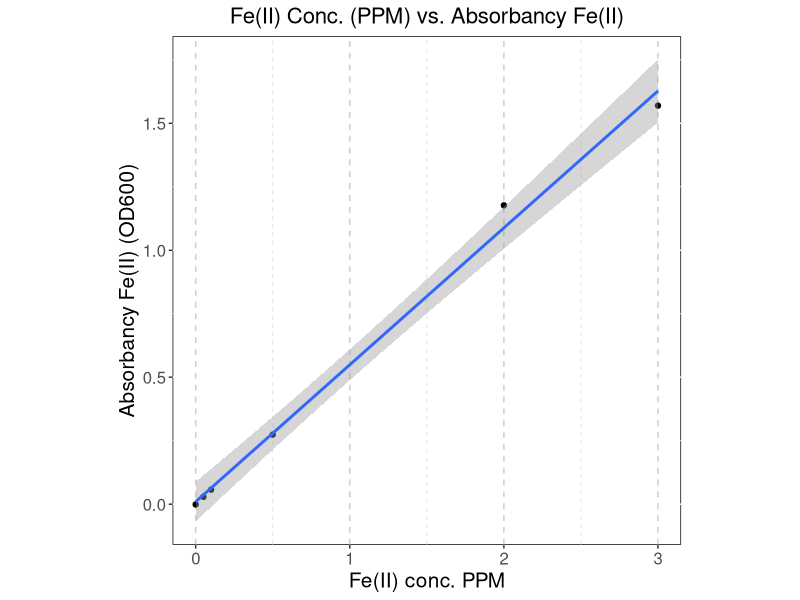
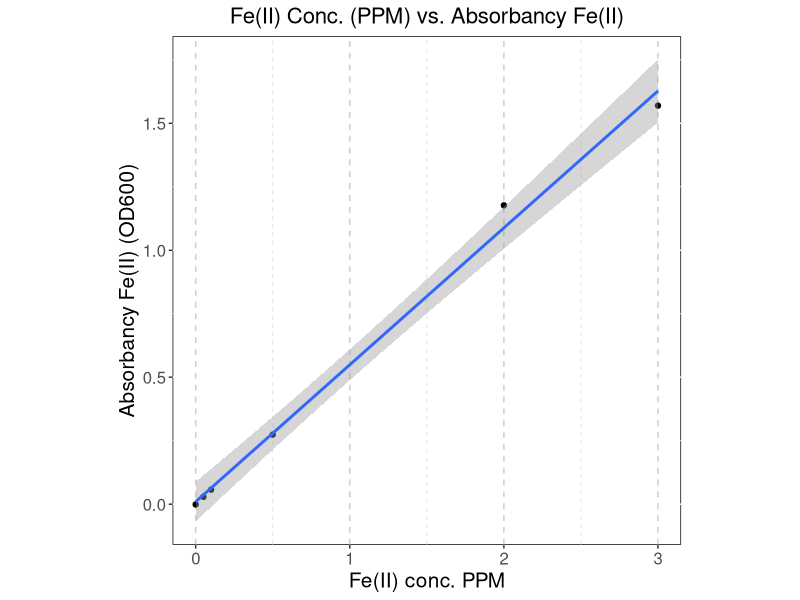

Recreate these plots in R, in order.
#RSCIPT FOR PLATEREADER DATA ANALYSIS - FERROZINE ASSAY
# Will need to base script off of the way the Excel file is formated
# when it comes off of the plate reader

# 1. Write code for standard curve
# 2. Reference Excelsheet from Plate reader
# 3. Figure out how to assign data to specific dataset >> This may need adjusted each time
# 4. Calculation Fe3+ (Total detectable iron - Fe2+)
# 5. Convert to PPM based on Standard Curve
# 6. Average Data
# 7. Calculation standard deviation (SD)
# 8. Create bar graph for each time point PPM with SD
# 9. Create line graph for change over time PPM with SD
# 10. Calc t-test, 1-way ANOVA, 2-way ANOVA PPM
# 11. Calc Fe2+ / Total detectable
# 12. Calc Fe3+ / Total detectable
# 13. Create bar graph for each time point Fe2+/ Total detectable && Fe3+ / total detectable with SD
# 14. Create line graph for change over time for Fe2+ / Total detectable iron with SD
# 15. Create line graph for change over time for Fe3+ / Total detectable iron  with SD
# 16. Cal t-test, 1-way ANOVA, 2-way ANOVA for % Fe2+/Tot & Fe3+/Tot


# ?? When should I normalize my data? Should I normalize each day?
# Or should I only normalize day 0?


setwd("~/Documents/Duquesne/Trun Lab/Bioinformatics/R/Rscripts")
#same location as data file (excel file)


# library(ggpubr)
# install.packages("Hmisc")
# install.packages("broom")
# library(broom) 
# library(lattice)
# library(Hmisc)
# install.packages("ggpmisc")
# library(ggpmisc)
# 
# 
# library(dplyr)
# 
# library(growthcurver)
# library(purrr)
# library(matrixStats)
# library(reshape2)
# 
# library(ggpubr)
# library(broom) 
# library(lattice)
# library(Hmisc)
# library(ggpmisc)

library(readr) 
library(ggplot2)

EXP137 <- read_csv("AV-137-Ferrozine-RScript.csv", col_names = TRUE) #load in datafile. Skip 1st 17 rows. Column names listed
#Latin1 was added, as I was getting an error code later in the doc



#create standard curve to calculate y=mx+b so we can measure the OD readings at PPM

graph <- ggplot(EXP137, aes(x = EXP137$STD_Value, y = EXP137$Absorbancy_562nm)) +  
  geom_point()+

  labs(x = "Fe(II) conc. PPM", y = "Absorbancy Fe(II) (OD600)") +
  
  theme(panel.background = element_rect(fill = "white", colour = "black")) +
  theme(aspect.ratio = 1) +
  theme(
    panel.grid.major.x = element_line(color = "grey80", linetype = "dashed"),
    panel.grid.minor.x = element_line(colour = "grey85", linetype = "dashed"),
  ) +
  ggtitle("Fe(II) Conc. (PPM) vs. Absorbancy Fe(II)") +
  
  theme(plot.title = element_text(size = 16)) +
  theme(plot.title = element_text(hjust = .5)) +
  theme(axis.text = element_text(face = "plain", size = 12)) + 
  theme(axis.title = element_text(size = 15)) + 
  geom_smooth(method = "lm")

print(graph)  


# y = mx+b

# PPM = (OD-b)/m

#Would it be easier to pull the final numbers from excel into a more organized spreadsheet
#then use that spreadsheet to make these graphs? 



EXP137PPM <- read_csv("AV-137-Ferrozine-PPM-RScript.csv", col_names = TRUE) #load in datafile. Skip 1st 17 rows. Column names listed
#Latin1 was added, as I was getting an error code later in the doc

#take the mean for the replicates


Fe2_G33_Day0_Aug_Avg <- mean(EXP137PPM$`Fe2+_PPM_DAY0_S.B1_Aug_AV1-W_G#33`)
#beacuse I am missing values in this column, it will not give me an average
#will need to remove the "NA" and leave in blank

Fe2_G31_Day0_Aug_Avg <- mean(EXP137PPM$`Fe2+_PPM_DAY0_S.B1_Aug_AV1-W_G#31`)


#take the st dev for the replicates

graphPPM <- ggplot(EXP137PPM, aes(x = EXP137$STD_Value, y = EXP137$Absorbancy_562nm)) +  
  geom_point()+
  
  labs(x = "Fe(II) conc. PPM", y = "Absorbancy Fe(II) (OD600)") +
  
  theme(panel.background = element_rect(fill = "white", colour = "black")) +
  theme(aspect.ratio = 1) +
  theme(
    panel.grid.major.x = element_line(color = "grey80", linetype = "dashed"),
    panel.grid.minor.x = element_line(colour = "grey85", linetype = "dashed"),
  ) +
  ggtitle("Fe(II) Conc. (PPM) vs. Absorbancy Fe(II)") +
  
  theme(plot.title = element_text(size = 16)) +
  theme(plot.title = element_text(hjust = .5)) +
  theme(axis.text = element_text(face = "plain", size = 12)) + 
  theme(axis.title = element_text(size = 15)) + 
  geom_smooth(method = "lm")

print(graph)  


# Tex for subscripts and superscripts
# $u_{i}$ will give you a subscript
# $Fe^{2+} will superscript the 2+ together
# $\mathrm{Fe^{2+}}$ will remove the italices that is automatically formated for Tex 

